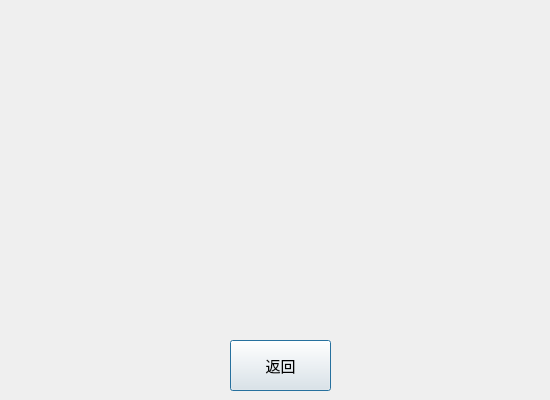
<?xml version="1.0" encoding="UTF-8"?>
<ui version="4.0">
 <class>RankDialog</class>
 <widget class="QDialog" name="RankDialog">
  <property name="geometry">
   <rect>
    <x>0</x>
    <y>0</y>
    <width>550</width>
    <height>400</height>
   </rect>
  </property>
  <property name="sizePolicy">
   <sizepolicy hsizetype="Fixed" vsizetype="Fixed">
    <horstretch>0</horstretch>
    <verstretch>0</verstretch>
   </sizepolicy>
  </property>
  <property name="minimumSize">
   <size>
    <width>550</width>
    <height>400</height>
   </size>
  </property>
  <property name="windowTitle">
   <string>巡旅联觉：每日挑战排名</string>
  </property>
  <widget class="QPushButton" name="returnButton">
   <property name="geometry">
    <rect>
     <x>230</x>
     <y>340</y>
     <width>101</width>
     <height>51</height>
    </rect>
   </property>
   <property name="font">
    <font>
     <family>Microsoft YaHei</family>
     <pointsize>11</pointsize>
    </font>
   </property>
   <property name="text">
    <string>返回</string>
   </property>
  </widget>
  <widget class="QTextEdit" name="textEdit">
   <property name="geometry">
    <rect>
     <x>20</x>
     <y>180</y>
     <width>261</width>
     <height>151</height>
    </rect>
   </property>
   <property name="font">
    <font>
     <family>思源宋体 CN</family>
     <pointsize>11</pointsize>
    </font>
   </property>
   <property name="layoutDirection">
    <enum>Qt::LayoutDirection::LeftToRight</enum>
   </property>
   <property name="styleSheet">
    <string notr="true">background-color: rgba(255, 255, 255, 0);
color: white;</string>
   </property>
   <property name="readOnly">
    <bool>true</bool>
   </property>
  </widget>
 </widget>
 <resources/>
 <connections/>
</ui>
